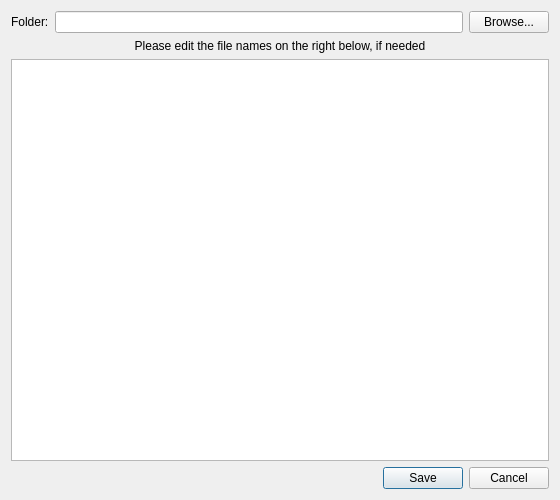
<?xml version="1.0" encoding="UTF-8"?>
<ui version="4.0">
 <class>Dialog</class>
 <widget class="QDialog" name="Dialog">
  <property name="geometry">
   <rect>
    <x>0</x>
    <y>0</y>
    <width>560</width>
    <height>500</height>
   </rect>
  </property>
  <property name="windowTitle">
   <string>Export raw data</string>
  </property>
  <layout class="QVBoxLayout" name="verticalLayout">
   <item>
    <layout class="QHBoxLayout" name="dirLayout">
     <item>
      <widget class="QLabel" name="dirLabel">
       <property name="text">
        <string>Folder:</string>
       </property>
      </widget>
     </item>
     <item>
      <widget class="QLineEdit" name="dirEdit">
       <property name="readOnly">
        <bool>true</bool>
       </property>
      </widget>
     </item>
     <item>
      <widget class="QPushButton" name="browsePB">
       <property name="text">
        <string>Browse...</string>
       </property>
      </widget>
     </item>
    </layout>
   </item>
   <item>
    <widget class="QLabel" name="label">
     <property name="text">
      <string>Please edit the file names on the right below, if needed</string>
     </property>
     <property name="alignment">
      <set>Qt::AlignCenter</set>
     </property>
    </widget>
   </item>
   <item>
    <widget class="QTableView" name="tableView">
     <attribute name="horizontalHeaderDefaultSectionSize">
      <number>240</number>
     </attribute>
     <attribute name="horizontalHeaderStretchLastSection">
      <bool>true</bool>
     </attribute>
    </widget>
   </item>
   <item>
    <widget class="QDialogButtonBox" name="buttonBox">
     <property name="standardButtons">
      <set>QDialogButtonBox::Cancel|QDialogButtonBox::Save</set>
     </property>
    </widget>
   </item>
  </layout>
 </widget>
 <resources/>
 <connections>
  <connection>
   <sender>buttonBox</sender>
   <signal>accepted()</signal>
   <receiver>Dialog</receiver>
   <slot>accept()</slot>
   <hints>
    <hint type="sourcelabel">
     <x>248</x>
     <y>254</y>
    </hint>
    <hint type="destinationlabel">
     <x>157</x>
     <y>274</y>
    </hint>
   </hints>
  </connection>
  <connection>
   <sender>buttonBox</sender>
   <signal>rejected()</signal>
   <receiver>Dialog</receiver>
   <slot>reject()</slot>
   <hints>
    <hint type="sourcelabel">
     <x>316</x>
     <y>260</y>
    </hint>
    <hint type="destinationlabel">
     <x>286</x>
     <y>274</y>
    </hint>
   </hints>
  </connection>
 </connections>
</ui>
